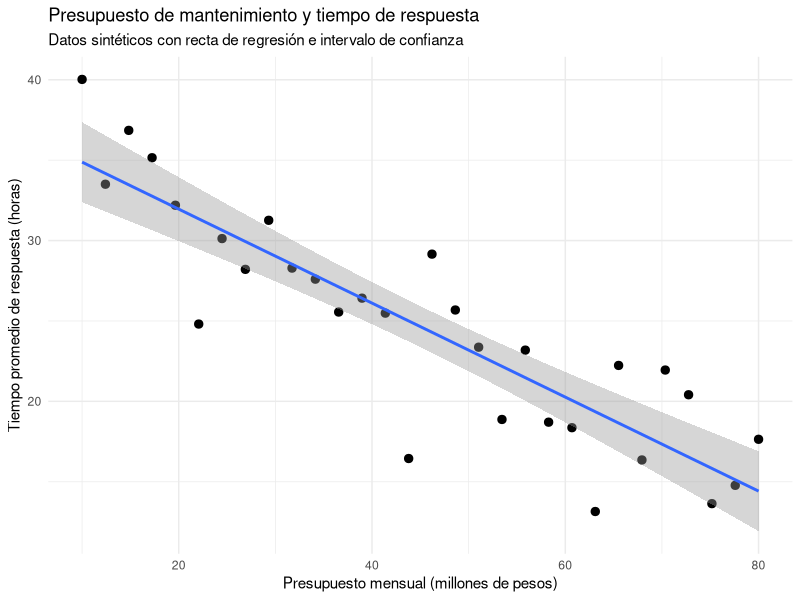
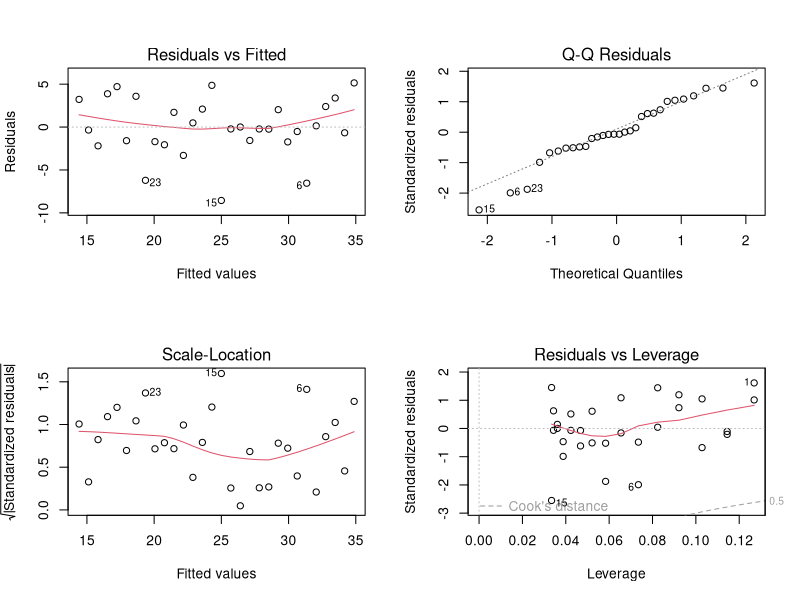
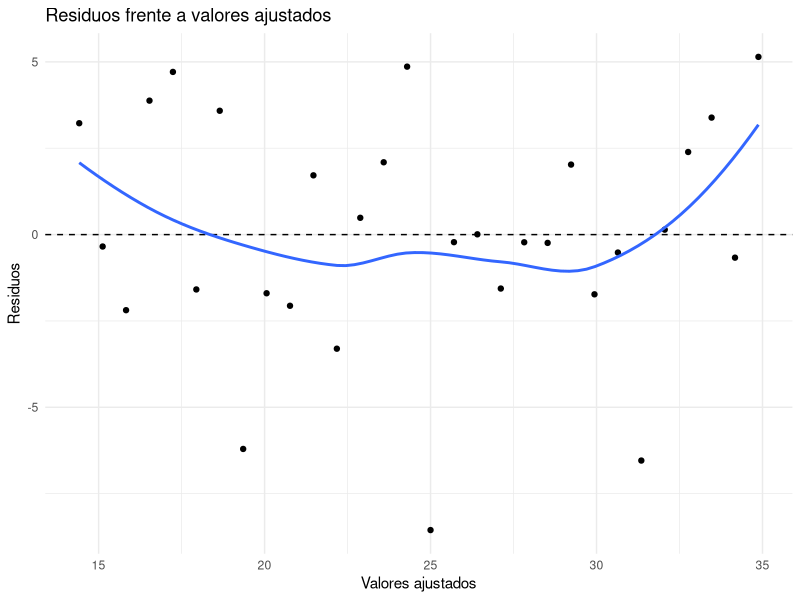
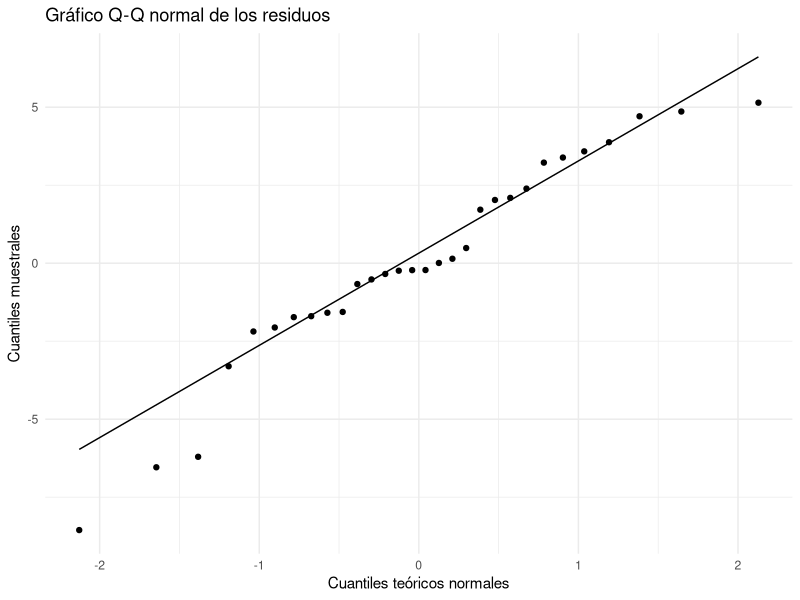
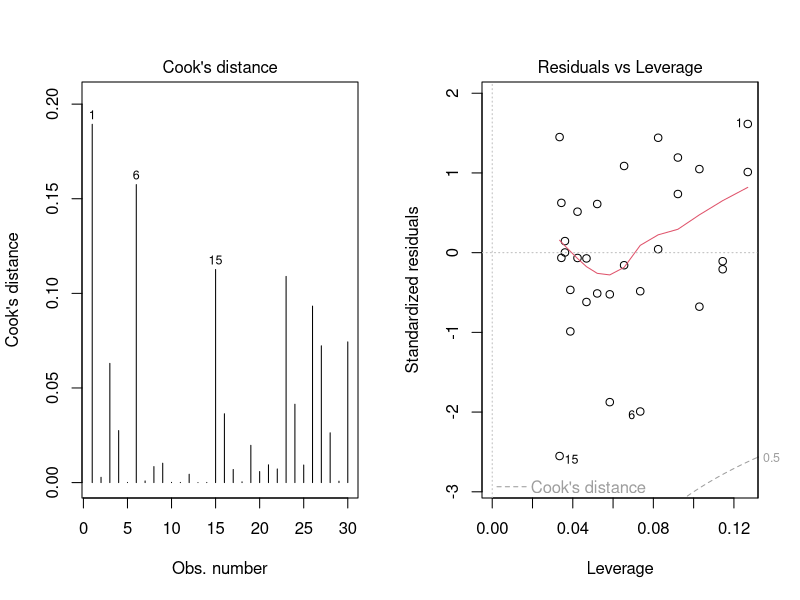

These charts were generated, in order, by the following R code:
## ---- chunk 1
ipak <- function(pkg){

  options(repos = c(CRAN="https://cloud.r-project.org"))

  new.pkg <- pkg[!(pkg %in% rownames(installed.packages()))]

  if(length(new.pkg)) install.packages(new.pkg, dependencies = TRUE)

  invisible(lapply(pkg, function(p)
    suppressPackageStartupMessages(library(p, character.only = TRUE))
  ))
}

packages <- c("tidyverse","kableExtra","lmtest","sandwich","car","readxl")

ipak(packages)
## ---- chunk 2
# Instalar una sola vez si es necesario:
# install.packages(c("ggplot2", "lmtest", "sandwich", "car"))

library(ggplot2)
library(lmtest)
library(sandwich)
library(car)

set.seed(2026)
n <- 30
presupuesto <- seq(10, 80, length.out = n)
error <- rnorm(n, mean = 0, sd = 3.5)
tiempo_respuesta <- 42 - 0.38 * presupuesto + error

datos <- data.frame(presupuesto, tiempo_respuesta)
head(datos)
summary(datos)
## ---- chunk 3
summary(datos$presupuesto)
summary(datos$tiempo_respuesta)
sd(datos$presupuesto)
sd(datos$tiempo_respuesta)
cor(datos$presupuesto, datos$tiempo_respuesta)

ggplot(datos, aes(x = presupuesto, y = tiempo_respuesta)) +
  geom_point(size = 2.5) +
  geom_smooth(method = "lm", se = TRUE) +
  labs(
    title = "Presupuesto de mantenimiento y tiempo de respuesta",
    subtitle = "Datos sintéticos con recta de regresión e intervalo de confianza",
    x = "Presupuesto mensual (millones de pesos)",
    y = "Tiempo promedio de respuesta (horas)"
  ) +
  theme_minimal()
## ---- chunk 4
modelo <- lm(tiempo_respuesta ~ presupuesto, data = datos)

# Coeficientes estimados
coef(modelo)

# Resumen completo: errores estándar, pruebas t, R cuadrado y prueba F
summary(modelo)

# Intervalos de confianza para los coeficientes
confint(modelo, level = 0.95)

# Predicción para una dependencia con presupuesto de 50 millones
nuevo_caso <- data.frame(presupuesto = 50)

# Intervalo de confianza para el tiempo promedio esperado
predict(modelo, newdata = nuevo_caso,
        interval = "confidence", level = 0.95)

# Intervalo de predicción para el tiempo de una dependencia individual
predict(modelo, newdata = nuevo_caso,
        interval = "prediction", level = 0.95)
## ---- chunk 5
par(mfrow = c(2, 2))
plot(modelo)
par(mfrow = c(1, 1))
## ---- chunk 6
diagnosticos <- data.frame(
  ajustados = fitted(modelo),
  residuos = resid(modelo),
  residuos_estandarizados = rstandard(modelo)
)

ggplot(diagnosticos, aes(x = ajustados, y = residuos)) +
  geom_point() +
  geom_hline(yintercept = 0, linetype = "dashed") +
  geom_smooth(method = "loess", se = FALSE) +
  labs(
    title = "Residuos frente a valores ajustados",
    x = "Valores ajustados",
    y = "Residuos"
  ) +
  theme_minimal()
## ---- chunk 7
ggplot(diagnosticos, aes(sample = residuos)) +
  stat_qq() +
  stat_qq_line() +
  labs(
    title = "Gráfico Q-Q normal de los residuos",
    x = "Cuantiles teóricos normales",
    y = "Cuantiles muestrales"
  ) +
  theme_minimal()
## ---- chunk 8
prueba_shapiro <- shapiro.test(residuals(modelo))
prueba_shapiro
## ---- chunk 9
prueba_bp <- bptest(modelo)
prueba_bp
## ---- chunk 10
coeftest(modelo, vcov. = vcovHC(modelo, type = "HC3"))
## ---- chunk 11
prueba_dw <- dwtest(modelo)
prueba_dw
## ---- chunk 12
modelo_cuadratico <- lm(tiempo_respuesta ~ presupuesto + I(presupuesto^2),
                        data = datos)
anova(modelo, modelo_cuadratico)
## ---- chunk 13
# Residuos studentizados
res_student <- rstudent(modelo)

# Apalancamiento
apalancamiento <- hatvalues(modelo)

# Distancia de Cook
cook <- cooks.distance(modelo)

# Tabla de diagnóstico por observación
tabla_diagnostico <- data.frame(
  observacion = seq_len(nrow(datos)),
  presupuesto = datos$presupuesto,
  tiempo_respuesta = datos$tiempo_respuesta,
  residuo_studentizado = res_student,
  leverage = apalancamiento,
  cook = cook
)

head(tabla_diagnostico[order(-tabla_diagnostico$cook), ], 10)

# Gráficos de influencia
par(mfrow = c(1, 2))
plot(modelo, which = 4) # Distancia de Cook
plot(modelo, which = 5) # Leverage y residuos studentizados
par(mfrow = c(1, 1))
## ---- chunk 14
alpha <- 0.05

p_shapiro <- prueba_shapiro$p.value
p_bp <- prueba_bp$p.value

resumen_pruebas <- data.frame(
  Supuesto = c("Normalidad de residuos", "Homocedasticidad"),
  Prueba = c("Shapiro-Wilk", "Breusch-Pagan"),
  Valor_p = c(p_shapiro, p_bp),
  Decision = c(
    ifelse(p_shapiro < alpha,
           "Evidencia de desviación de normalidad",
           "No se rechaza normalidad"),
    ifelse(p_bp < alpha,
           "Evidencia de heterocedasticidad",
           "No se rechaza homocedasticidad")
  )
)

resumen_pruebas
## ---- chunk 15
nuevo_caso <- data.frame(presupuesto = c(30, 50, 70))

# Estimación de la media condicional
predict(modelo, newdata = nuevo_caso,
        interval = "confidence", level = 0.95)

# Predicción de observaciones individuales
predict(modelo, newdata = nuevo_caso,
        interval = "prediction", level = 0.95)
